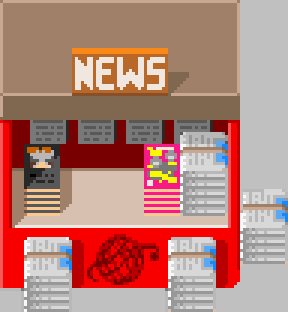
#> input picture savages/source/Newsstand.bmp, 96 x 104 px (shown 3 times larger); its folder holds only this picture in this run
$ python export_icons.py
#> lines starting #> are read from the running program, lines starting #| are printed output that depends on the picture
### android-port/tools/export_icons.py
#!/usr/bin/env python3
"""Convert every .dmi in the BYOND project into a PNG atlas + JSON metadata.

Output:
  web/assets/icons/<id>.png   one atlas per .dmi (16 frames per row)
  web/data/icons.json         {dmi_path: {id, w, h, states: {name: [dirs, frames, first, [delays], movement]}}}
"""
import json
import math
import os
import re
import sys
import zlib

from PIL import Image

sys.path.insert(0, os.path.dirname(__file__))
import legacy_dmi  # noqa: E402

ROOT = os.path.abspath(os.path.join(os.path.dirname(__file__), '..', '..'))
OUT = os.path.join(ROOT, 'android-port', 'web')
COLS = 16


# [50 lines left out: functions modern_meta, export_modern, not called in this run]


def export_split(path):
    """A plain image used as an icon is split into 32x32 states named "x,y"
    (x from the left, y from the bottom), like BYOND does."""
    im = Image.open(path).convert('RGBA')
    cols, rows = (im.width + 31) // 32, (im.height + 31) // 32
    frames, meta = [], {}
    for y in range(rows):
        for x in range(cols):
            top = im.height - (y + 1) * 32
            tile = Image.new('RGBA', (32, 32))
            tile.paste(im.crop((x * 32, max(0, top), x * 32 + 32, top + 32)), (0, max(0, -top)))
            meta['%d,%d' % (x, y)] = [1, 1, len(frames), [1], 0]
            frames.append(tile)
    return 32, 32, frames, meta


# [54 lines left out: functions export_legacy, main, not called in this run]


# [2 lines that do not run on import are left out]

### savages/tools/export_icons.py
#!/usr/bin/env python3
"""Convert every .dmi / image icon of DBZ Savages into PNG atlases for Godot.

DM finds 'file.dmi' by searching the FILE_DIR folders, so icons are keyed by their
lower-case file name.

Output (inside the Godot project):
  icons/<id>.png        atlas (cols frames per row, normally 16)
  data/icons.json       {name: {id, w, h, cols, states: {state: [dirs, frames, first, [delays], movement]}}}
"""
import json
import math
import os
import sys

from PIL import Image

HERE = os.path.dirname(os.path.abspath(__file__))
sys.path.insert(0, os.path.join(HERE, '..', '..', 'android-port', 'tools'))
import export_icons as gek  # noqa: E402  (export_modern / export_legacy / export_split)

ROOT = os.path.join(HERE, '..', 'source')
GODOT = os.path.join(HERE, '..', 'godot')
COLS = 16


def key_bmp(path):
    """BMP pictures have no transparency: the grey (192,192,192) backdrop and its dithering are
    flood-filled away from the edges and saved as a PNG with the same base name."""
    import tempfile
    from collections import deque
    im = Image.open(path).convert('RGBA')
    w, h = im.size
    px = im.load()

    def bg(c):
        return abs(c[0] - c[1]) < 12 and abs(c[1] - c[2]) < 12 and 170 <= c[0] <= 206
    q = deque([(x, y) for x in range(w) for y in (0, h - 1)] + [(x, y) for y in range(h) for x in (0, w - 1)])
    seen = set()
    while q:
        x, y = q.popleft()
        if (x, y) in seen or not (0 <= x < w and 0 <= y < h):
            continue
        seen.add((x, y))
        if not bg(px[x, y]):
            continue
        px[x, y] = (0, 0, 0, 0)
        q.extend([(x + 1, y), (x - 1, y), (x, y + 1), (x, y - 1)])
    out = os.path.join(tempfile.mkdtemp(), os.path.basename(path)[:-4] + '.png')
    im.save(out)
    return out


def main():
    out_icons = os.path.join(GODOT, 'icons')
    os.makedirs(out_icons, exist_ok=True)
    os.makedirs(os.path.join(GODOT, 'data'), exist_ok=True)
    files = []
    for dp, dn, fn in os.walk(ROOT):
        dn.sort()
        for f in sorted(fn):
            if f.lower().endswith(('.dmi', '.png', '.bmp', '.jpg')):
                files.append(os.path.join(dp, f))
    index = {}
    nid = 0
    for path in files:
        key = os.path.basename(path).lower()
        if key in index:
            continue
        head = open(path, 'rb').read(4)
        try:
            if key.endswith('.bmp'):
                w, h, frames, meta = gek.export_split(key_bmp(path))
#> after the loop in key_bmp, `while q:`: seen = 2518 items
#> in key_bmp, `im.save(out)`:
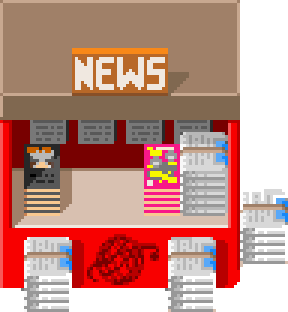
#> saved as Newsstand.png: PIL image 96x104 RGBA (shown 3 times larger); mean R, G, B, A 144.4, 94.1, 84.1, 207.4; transparent parts drawn white
#> after the loop in export_split, `for y in range(rows):`:
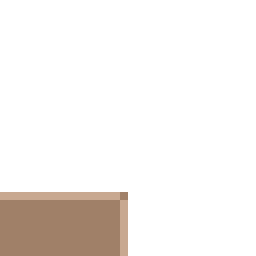
#> tile: PIL image 32x32 RGBA (shown 8 times larger); mean R, G, B, A 20.9, 16.9, 13.9, 31.9; transparent parts drawn white
#> after the loop in export_split, `for y in range(rows):`: frames = 12 items
#> w = 32; h = 32; frames = 12 items; meta = 12 items
            elif not key.endswith('.dmi'):
                w, h, frames, meta = gek.export_split(path)
            elif head == b'\x89PNG':
                w, h, frames, meta = gek.export_modern(path)
            else:
                w, h, frames, meta = gek.export_legacy(path)
        except Exception as e:  # report and skip broken files
            print('skip', path, e)
            continue
        if not frames:
            continue
        cols = COLS
        while math.ceil(len(frames) / cols) * h > 8192 and cols * w < 8192:
            cols *= 2
#> this loop made 0 passes
#> after the loop, cols = 16
        rows = math.ceil(len(frames) / cols)
#> rows = 1
        atlas = Image.new('RGBA', (min(cols, len(frames)) * w, rows * h))
#> atlas: PIL image 384x32 RGBA; every value is 0
        for k, fr in enumerate(frames):
            atlas.paste(fr, ((k % cols) * w, (k // cols) * h))
#> this loop made 12 passes
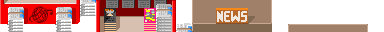
#> atlas: PIL image 384x32 RGBA; mean R, G, B, A 117.3, 76.5, 68.3, 168.5; transparent parts drawn white
        atlas.save(os.path.join(out_icons, '%d.png' % nid), optimize=True)
        index[key] = dict(id=nid, w=w, h=h, cols=cols, states=meta)
        nid += 1
    with open(os.path.join(GODOT, 'data', 'icons.json'), 'w') as fh:
        json.dump(index, fh, separators=(',', ':'))
    print('exported', len(index), 'icons')
#| exported 1 icons


if __name__ == '__main__':
    main()
